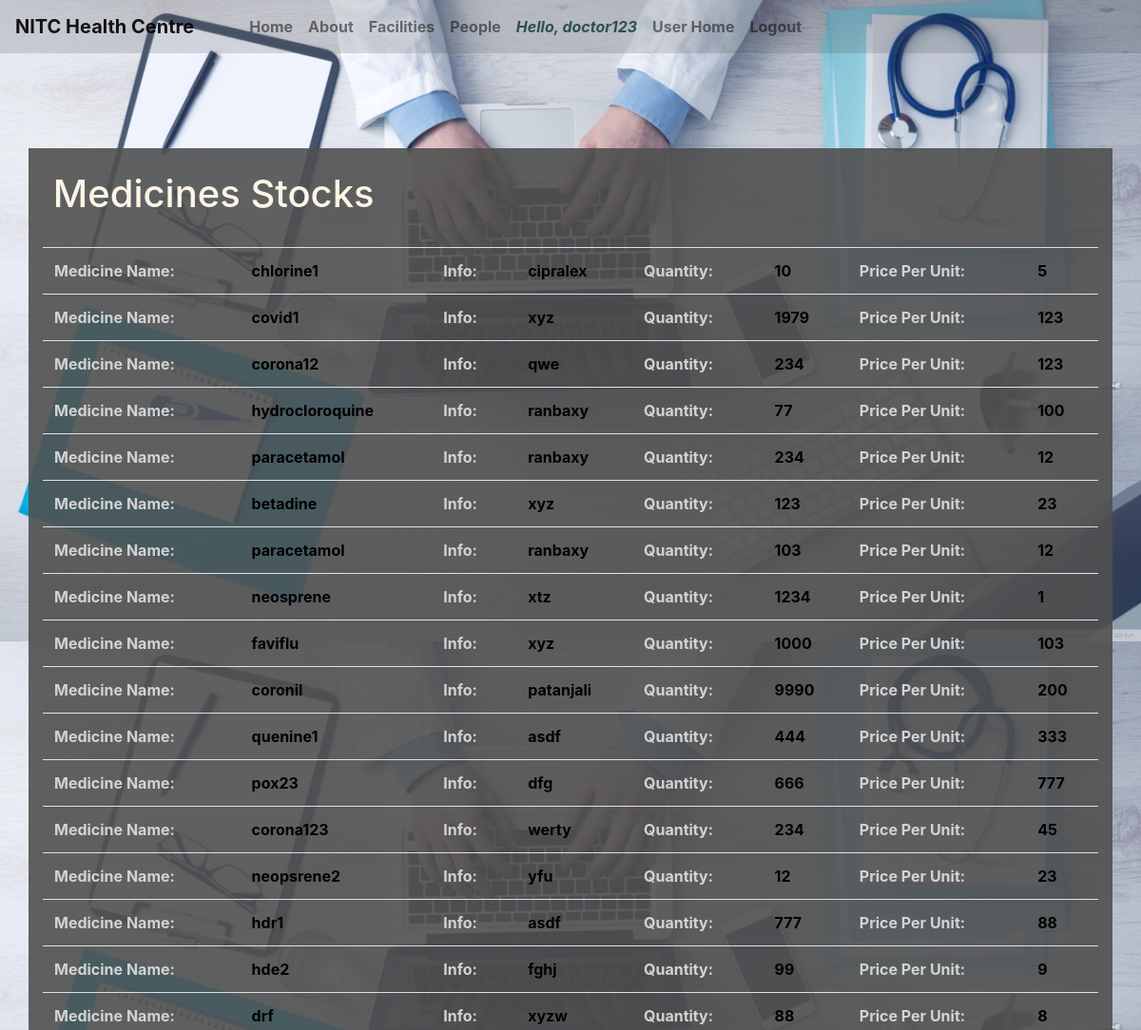
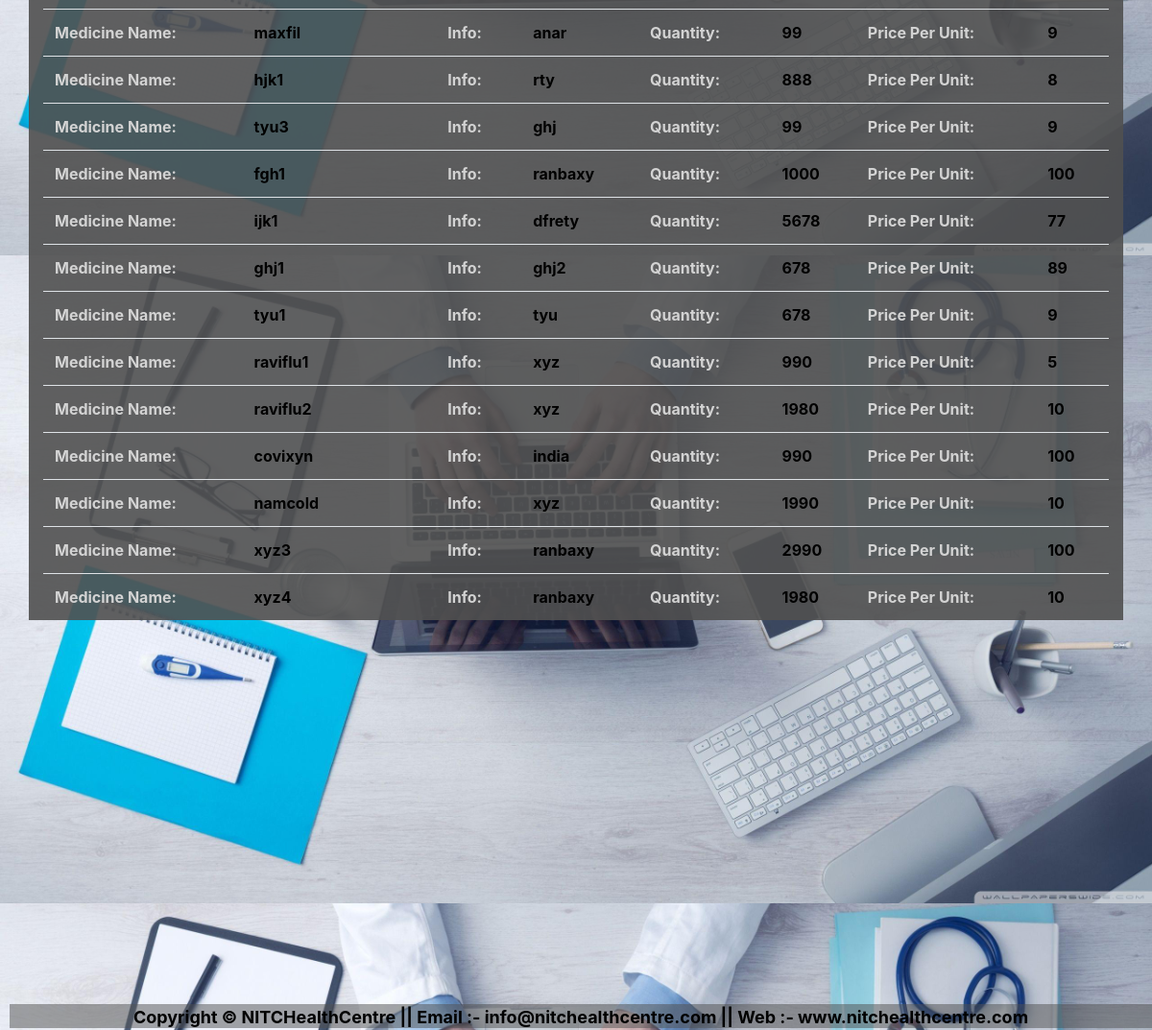
The app's page /hmsmain/viewMedicine/ (signed in) with its own data (2 pictures, top to bottom).
### hmsmain/models.py (models this page shows, shortened)
class Medicine(models.Model):
    mid = models.AutoField
    mname = models.CharField(max_length=50)
    minfo = models.CharField(max_length=50, default="",null=True)
    mprice = models.IntegerField(default=0,null=True)
    mqty = models.IntegerField(default=0,null=True)

### hmsmain/views.py (the view)
# urls.py: path('viewMedicine/',views.viewMedicine,name='viewMedicine'),
def viewMedicine(request):
    mnames = Medicine.objects.all()
    return render(request, 'hmsmain/viewMedicine.html', {'mnames': mnames})

### hmsmain/templates/hmsmain/viewMedicine.html (shortened to what this page needs)
{% extends 'hmsmain/basic.html' %}
{% block body %}
<div class="container" style="background-color: #e3f2fd;
    color:black;background: transparent;opacity: 5;font-weight:bold;background: rgba(80, 80, 80, 0.9);margin: 100px 10px 10px 30px;">
<br>
    <h1 style="color: oldlace">&nbsp;Medicines Stocks</h1>
<br>
    <table class="table">
{% for m in mnames %}
<tr>
                <td style="color: lightgray;">Medicine Name:</td>
                <td style="color: black;">&nbsp;&nbsp;&nbsp;{{ m.mname }}</td>
                <td style="color: lightgray;">Info:</td>
                <td style="color: black;">&nbsp;&nbsp;&nbsp;{{ m.minfo }}</td>
                <td style="color: lightgray;">Quantity:</td>
                <td style="color: black;">&nbsp;&nbsp;&nbsp;{{ m.mqty }}</td>
                <td style="color: lightgray;">Price Per Unit:</td>
                <td style="color: black;">&nbsp;&nbsp;&nbsp;{{ m.mprice }}</td>
</tr>
            {%  endfor %}
</table>
</div>
{% endblock %}

### hmsmain/templates/hmsmain/basic.html (shortened to what this page needs)
<!doctype html>
<html lang="en">
  <head>
    <link rel="stylesheet" href="https://stackpath.bootstrapcdn.com/bootstrap/4.2.1/css/bootstrap.min.css">
  </head>
  <body>
    <nav class="navbar navbar-expand-lg navbar-light" style="background-color: #e3f2fd;
    color:black;background: transparent;opacity: 5;font-weight:bold;background: rgba(80, 80, 80, 0.2);">
  <a class="navbar-brand" href="/hmsmain">NITC Health Centre</a>
  <div class="collapse navbar-collapse" id="navbarSupportedContent">
    <ul class="navbar-nav mr-auto">
      <li class="nav-item">
        <a class="nav-link" href="/hmsmain">&nbsp;&nbsp;&nbsp;&nbsp;&nbsp;&nbsp;&nbsp;&nbsp;&nbsp;Home <span class="sr-only">(current)</span></a>
      </li>
      <li class="nav-item">
        <a class="nav-link" href="/hmsmain/about">About</a>
      </li>
      <li class="nav-item">
        <a class="nav-link" href="/hmsmain/facilities">Facilities</a>
      </li>
      <li class="nav-item">
        <a class="nav-link" href="/hmsmain/people">People</a>
      </li>
                    {% if user.is_authenticated %}
                         <li class="nav-item">
                             <a class="nav-link" href="#" style="color: darkslategrey"><i>Hello, {{ request.user }}</i></a>
      </li>
                        <a class="nav-link" href="/hmsmain/userHome">User Home</a>
                        <li>
                        <a class="nav-link" href="/hmsmain/logout1">Logout</a>
                        </li>
                    {% else %}
                        <li>
                        <a class="nav-link" href="/hmsmain/login">
                            Login</a>
                    {% endif %}
    </ul>
  </div>
</nav>
  {% block body %} {% endblock %}
     <div style= "text-align: center;
  background: dimgrey;
  color: gainsboro;
  font-size: large;
  height: 25px;
  margin:400px 0 0 10px;background-color: #e3f2fd;
    color:black;background: transparent;opacity: 5;font-weight:bold;background: rgba(80, 80, 80, 0.5);">
      Copyright &copy; NITCHealthCentre || Email :- info@nitchealthcentre.com || Web :- www.nitchealthcentre.com
 </div>
  </body>
</html>

### hmsmain/templates/hmsmain/basic.html (style rules this page uses)
body { background-image: url('/static/hmsmain/img/5.jpg'); background-image: ; background-size: cover; background-repeat: repeat; background-repeat: repeat-x; background-repeat: repeat-y; height: 300px; width: 100%; }

### records on screen
Medicine: mname "chlorine1", minfo "cipralex", mqty "10", mprice "5"
Medicine: mname "covid1", minfo "xyz", mqty "1979", mprice "123"
Medicine: mname "corona12", minfo "qwe", mqty "234", mprice "123"
Medicine: mname "hydrocloroquine", minfo "ranbaxy", mqty "77", mprice "100"
Medicine: mname "paracetamol", minfo "ranbaxy", mqty "234", mprice "12"
Medicine: mname "betadine", minfo "xyz", mqty "123", mprice "23"
Medicine: mname "paracetamol", minfo "ranbaxy", mqty "103", mprice "12"
Medicine: mname "neosprene", minfo "xtz", mqty "1234", mprice "1"
Medicine: mname "faviflu", minfo "xyz", mqty "1000", mprice "103"
Medicine: mname "coronil", minfo "patanjali", mqty "9990", mprice "200"
Medicine: mname "quenine1", minfo "asdf", mqty "444", mprice "333"
Medicine: mname "pox23", minfo "dfg", mqty "666", mprice "777"
Medicine: mname "corona123", minfo "werty", mqty "234", mprice "45"
Medicine: mname "neopsrene2", minfo "yfu", mqty "12", mprice "23"
Medicine: mname "hdr1", minfo "asdf", mqty "777", mprice "88"
Medicine: mname "hde2", minfo "fghj", mqty "99", mprice "9"
Medicine: mname "drf", minfo "xyzw", mqty "88", mprice "8"
Medicine: mname "maxfil", minfo "anar", mqty "99", mprice "9"
Medicine: mname "hjk1", minfo "rty", mqty "888", mprice "8"
Medicine: mname "tyu3", minfo "ghj", mqty "99", mprice "9"
Medicine: mname "fgh1", minfo "ranbaxy", mqty "1000", mprice "100"
Medicine: mname "ijk1", minfo "dfrety", mqty "5678", mprice "77"
Medicine: mname "ghj1", minfo "ghj2", mqty "678", mprice "89"
Medicine: mname "tyu1", minfo "tyu", mqty "678", mprice "9"
Medicine: mname "raviflu1", minfo "xyz", mqty "990", mprice "5"
Medicine: mname "raviflu2", minfo "xyz", mqty "1980", mprice "10"
Medicine: mname "covixyn", minfo "india", mqty "990", mprice "100"
Medicine: mname "namcold", minfo "xyz", mqty "1990", mprice "10"
Medicine: mname "xyz3", minfo "ranbaxy", mqty "2990", mprice "100"
Medicine: mname "xyz4", minfo "ranbaxy", mqty "1980", mprice "10"

### other values on screen
{{ request.user }} "doctor123"
